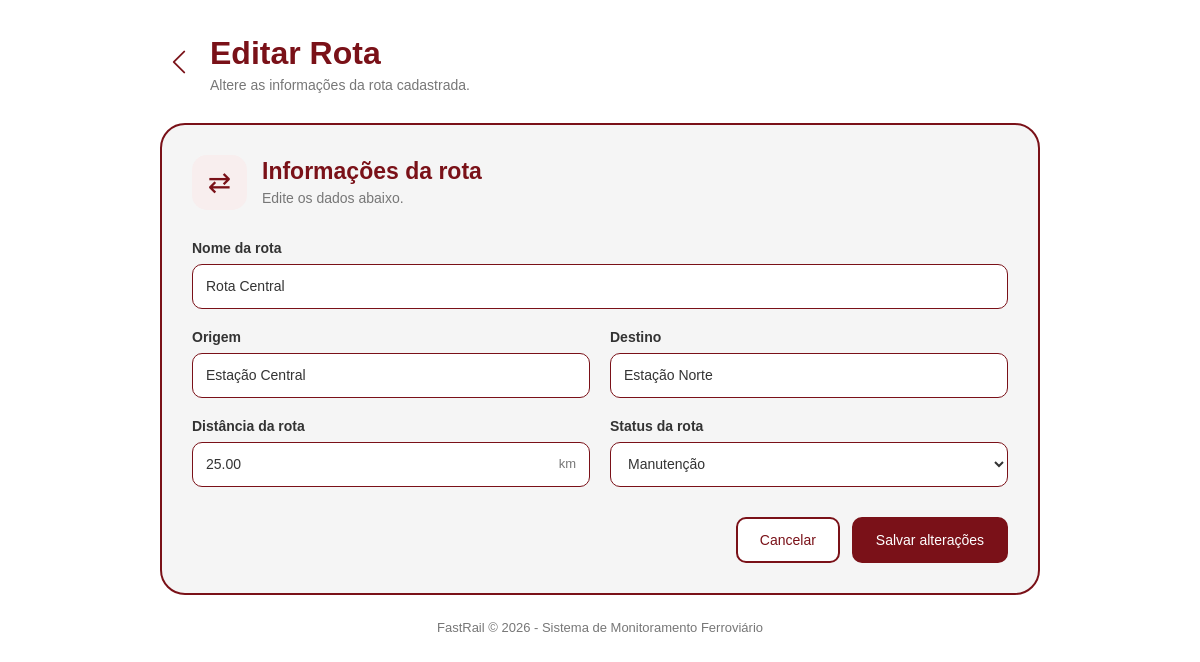
The page /rotas_form.php?id=2 (signed in) on the database its author committed.
### tables this page shows
CREATE TABLE rotas (
    idRota INT NOT NULL AUTO_INCREMENT,
    nome_rota VARCHAR(100) NOT NULL,
    origem VARCHAR(100) NOT NULL,
    destino VARCHAR(100) NOT NULL,
    distancia DECIMAL(10,2) NOT NULL,
    status VARCHAR(20) NOT NULL DEFAULT 'Ativa',
    PRIMARY KEY (idRota)
);

### funcoes.php (called while the page is built, shortened)
<?php
function e($valor)
{
    return htmlspecialchars((string) ($valor ?? ''), ENT_QUOTES, 'UTF-8');
}

### rotas_form.php (the view, shortened to what this page needs)
<?php
require_once 'proteger.php';
$statusRota = ['Ativa', 'Inativa', 'Manutenção'];
$id = (int) ($_GET['id'] ?? $_POST['id'] ?? 0);
$modo_edicao = $id > 0;
$rota = [
    'nome_rota' => '',
    'origem' => '',
    'destino' => '',
    'distancia' => '',
    'status' => 'Ativa'
];
if ($modo_edicao) {
    $stmt = $conexao->prepare("SELECT nome_rota, origem, destino, distancia, status FROM rotas WHERE idRota = ?");
    $stmt->bind_param("i", $id);
    $stmt->execute();
    $rota = $stmt->get_result()->fetch_assoc();
}
$titulo = $modo_edicao ? 'Editar Rota' : 'Adicionar Rota';
?>
<!DOCTYPE html>
<html lang="pt-BR">
<head>
    <link rel="stylesheet" href="https://cdn.jsdelivr.net/npm/bootstrap-icons@1.11.3/font/bootstrap-icons.min.css">
    <link rel="stylesheet" href="assets/css/base.css">
    <link rel="stylesheet" href="assets/css/rotas_form.css">
</head>
<body>
    <main class="container">
        <header class="cabecalho">
            <a href="rotas.php" class="btn-voltar" title="Voltar">
                <i class="bi bi-chevron-left"></i>
            </a>
            <div>
                <h1><?= $titulo ?></h1>
                <p><?= $modo_edicao ? 'Altere as informações da rota cadastrada.' : 'Preencha as informações para cadastrar uma nova rota.' ?></p>
            </div>
        </header>
        <section class="form-card">
            <div class="titulo-form">
                <div class="icone-form">⇄</div>
                <div>
                    <h2>Informações da rota</h2>
                    <p><?= $modo_edicao ? 'Edite os dados abaixo.' : 'Informe os dados da nova rota.' ?></p>
                </div>
            </div>
            <form method="POST">
                <div class="grid-form">
                    <div class="campo campo-completo">
                        <label for="nome_rota">Nome da rota</label>
                        <input type="text" id="nome_rota" name="nome_rota" maxlength="100" placeholder="Ex: Rota Norte - Sul" value="<?= e($rota['nome_rota']) ?>" required>
                    </div>
                    <div class="campo">
                        <label for="origem">Origem</label>
                        <input type="text" id="origem" name="origem" maxlength="100" placeholder="Ex: Estação Central" value="<?= e($rota['origem']) ?>" required>
                    </div>
                    <div class="campo">
                        <label for="destino">Destino</label>
                        <input type="text" id="destino" name="destino" maxlength="100" placeholder="Ex: Estação Norte" value="<?= e($rota['destino']) ?>" required>
                    </div>
                    <div class="campo">
                        <label for="distancia">Distância da rota</label>
                        <div class="input-unidade">
                            <input type="number" id="distancia" name="distancia" step="0.01" min="0.01" placeholder="Ex: 25.50" value="<?= e($rota['distancia']) ?>" required>
                            <span>km</span>
                        </div>
                    </div>
                    <div class="campo">
                        <label for="status">Status da rota</label>
                        <select id="status" name="status" required>
                            <?php foreach ($statusRota as $status): ?>
                                <option value="<?= e($status) ?>" <?= $rota['status'] === $status ? 'selected' : '' ?>><?= e($status) ?></option>
                            <?php endforeach; ?>
                        </select>
                    </div>
                </div>
                <div class="acoes">
                    <a href="rotas.php" class="btn-cancelar">Cancelar</a>
                    <button type="submit" class="btn-salvar"><?= $modo_edicao ? 'Salvar alterações' : '+ Cadastrar rota' ?></button>
                </div>
            </form>
        </section>
        <footer class="rodape">FastRail © 2026 - Sistema de Monitoramento Ferroviário</footer>
    </main>
</body>
</html>

### assets/css/base.css (style rules this page uses)
:root { --vermelho: #7A1118; --vermelho-escuro: #5f0d13; --vermelho-hover: #991B1B; --vermelho-claro: #f8eeee; --vermelho-borda: #f0d4d6; --alerta: #b4232f; --branco: #ffffff; --cinza-fundo: #f2f2f2; --cinza-secao: #f5f5f5; --cinza-borda: #dddddd; --texto: #333333; --texto-forte: #222222; --texto-medio: #555555; --texto-suave: #777777; --verde-fundo: #e1f4e5; --verde-texto: #217a32; --laranja-fundo: #fff0d9; --laranja-texto: #a85d00; --neutro-fundo: #eeeeee; --neutro-texto: #555555; }
*, *::before, *::after { margin: 0; padding: 0; box-sizing: border-box; }
body { min-height: 100vh; background: var(--branco); color: var(--texto); font-family: Arial, sans-serif; }
button, input, select, textarea { font-family: inherit; }
.cabecalho { display: flex; align-items: center; gap: 12px; margin-bottom: 30px; }
.cabecalho > div { min-width: 0; flex: 1; }
.cabecalho h1 { color: var(--vermelho); font-size: 32px; line-height: 1.15; }
.cabecalho p { margin-top: 5px; color: var(--texto-suave); font-size: 14px; }
.btn-voltar { width: 38px; height: 38px; flex-shrink: 0; border: none; border-radius: 8px; background: transparent; color: var(--vermelho); font-size: 28px; text-decoration: none; cursor: pointer; display: inline-flex; align-items: center; justify-content: center; }
.rodape { padding: 25px 0 10px; color: var(--texto-suave); font-size: 13px; text-align: center; }

### assets/css/rotas_form.css (style rules this page uses)
.container { width: 100%; max-width: 1000px; margin: auto; padding: 35px 5%; }
.form-card { background: var(--cinza-secao); border: 2px solid var(--vermelho); border-radius: 25px; padding: 30px; }
.titulo-form { display: flex; align-items: center; gap: 15px; margin-bottom: 30px; }
.icone-form { width: 55px; height: 55px; background: var(--vermelho-claro); color: var(--vermelho); border-radius: 15px; display: flex; align-items: center; justify-content: center; font-size: 28px; }
.titulo-form h2 { color: var(--vermelho); font-size: 23px; margin-bottom: 5px; }
.titulo-form p { color: #777; font-size: 14px; }
.grid-form { display: grid; grid-template-columns: 1fr 1fr; gap: 20px; }
.campo { display: flex; flex-direction: column; gap: 8px; }
.campo-completo { grid-column: 1 / -1; }
.campo label { color: #333; font-size: 14px; font-weight: bold; }
.campo input, .campo select { width: 100%; height: 45px; padding: 0 13px; border: 1px solid var(--vermelho); border-radius: 10px; background: var(--branco); outline: none; font-size: 14px; color: #333; }
.input-unidade { position: relative; }
.input-unidade input { padding-right: 45px; }
.input-unidade span { position: absolute; right: 14px; top: 14px; color: #777; font-size: 13px; }
.acoes { display: flex; justify-content: flex-end; gap: 12px; margin-top: 30px; }
.btn-cancelar, .btn-salvar { border-radius: 10px; padding: 13px 22px; font-size: 14px; cursor: pointer; text-decoration: none; text-align: center; }
.btn-cancelar { background: var(--branco); color: var(--vermelho); border: 2px solid var(--vermelho); }
.btn-salvar { background: var(--vermelho); color: var(--branco); border: 2px solid var(--vermelho); }

### rows shown on the page
rotas: nome_rota "Rota Central", origem "Estação Central", destino "Estação Norte", distancia "25.00"

### other values the page prints
$titulo "Editar Rota"
form field status "Manutenção"
